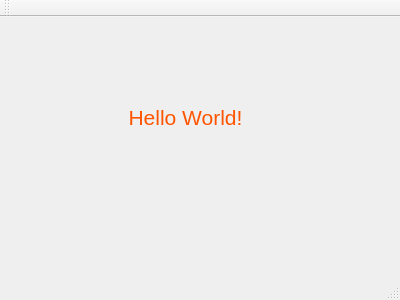
<?xml version="1.0" encoding="UTF-8"?>
<ui version="4.0">
 <class>MainWindow</class>
 <widget class="QMainWindow" name="MainWindow">
  <property name="geometry">
   <rect>
    <x>0</x>
    <y>0</y>
    <width>400</width>
    <height>300</height>
   </rect>
  </property>
  <property name="windowTitle">
   <string>MainWindow</string>
  </property>
  <widget class="QWidget" name="centralWidget">
   <widget class="QLabel" name="label">
    <property name="geometry">
     <rect>
      <x>110</x>
      <y>60</y>
      <width>151</width>
      <height>81</height>
     </rect>
    </property>
    <property name="text">
     <string>&lt;html&gt;&lt;head/&gt;&lt;body&gt;&lt;p align=&quot;center&quot;&gt;&lt;span style=&quot; font-size:16pt; color:#ff5500;&quot;&gt;Hello World!&lt;/span&gt;&lt;/p&gt;&lt;/body&gt;&lt;/html&gt;</string>
    </property>
    <property name="textFormat">
     <enum>Qt::AutoText</enum>
    </property>
   </widget>
  </widget>
  <widget class="QMenuBar" name="menuBar">
   <property name="geometry">
    <rect>
     <x>0</x>
     <y>0</y>
     <width>400</width>
     <height>26</height>
    </rect>
   </property>
  </widget>
  <widget class="QToolBar" name="mainToolBar">
   <attribute name="toolBarArea">
    <enum>TopToolBarArea</enum>
   </attribute>
   <attribute name="toolBarBreak">
    <bool>false</bool>
   </attribute>
  </widget>
  <widget class="QStatusBar" name="statusBar"/>
 </widget>
 <layoutdefault spacing="6" margin="11"/>
 <resources/>
 <connections/>
</ui>
